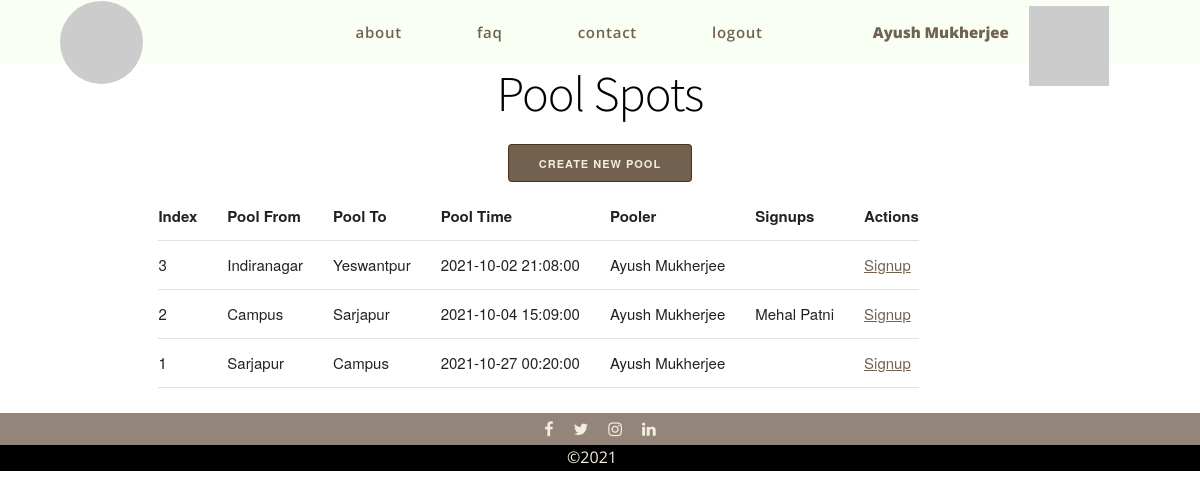
The page /pool/ (signed in) on the database as committed earlier.
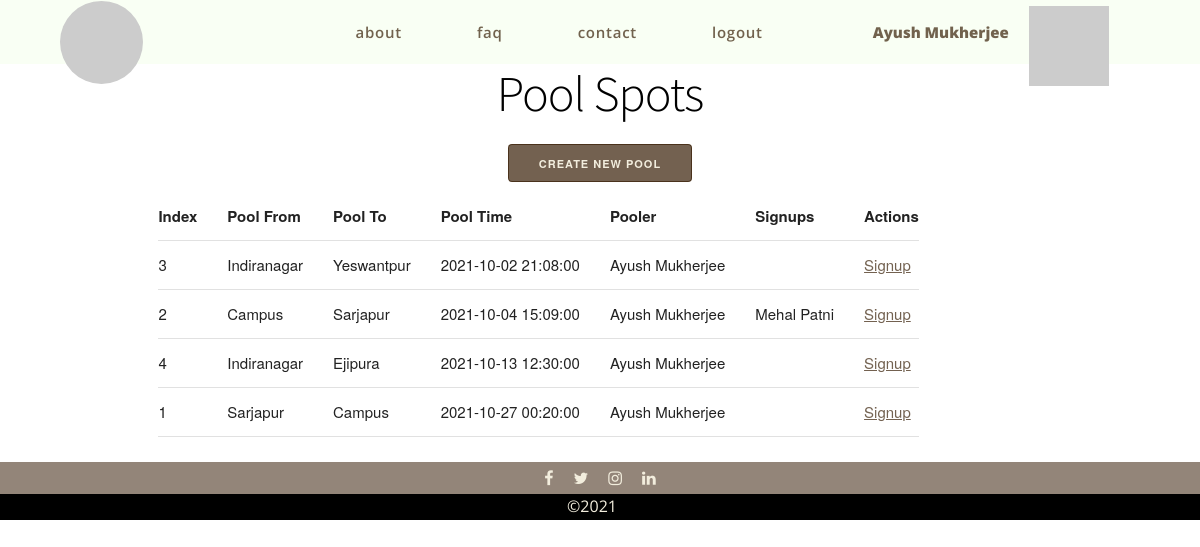
The same page on the database as committed later.
### suslab/users/models.py (models this page shows)
class User(db.Model, UserMixin):
    __tablename__ = 'users'
    id = db.Column(db.Integer, primary_key=True)
    email = db.Column(db.String(128), unique=True)
    password = db.Column(db.String(32))
    name = db.Column(db.String(64))
    active = db.Column(db.Boolean())
    confirmed_at = db.Column(db.DateTime())
    roles = db.relationship('Role', secondary=roles_users,
                            backref=db.backref('users', lazy='dynamic'))

class ProductBase(db.Model):
    __abstract__ = True
    id = db.Column(db.Integer, primary_key=True)
    date_created = db.Column(db.DateTime, default=db.func.current_timestamp())
    date_modified = db.Column(db.DateTime, default=db.func.current_timestamp(),
                              onupdate=db.func.current_timestamp())

class Pool(ProductBase):
    __tablename__ = 'pools'
    from_ = db.Column(db.String(32), nullable=False)
    to_ = db.Column(db.String(32), nullable=False)
    time = db.Column(db.DateTime)
    pooler_id = db.Column(db.Integer, db.ForeignKey('poolers.id'))
    signups = db.relationship('Signup', backref=db.backref('pooler'))

### suslab/pool/controllers.py (the view)
@pool.route('/', methods=['GET', 'POST'])
def index():
    Pool, _, _, _ = _db_conn()
    pools = Pool.query.order_by(Pool.time).all()
    return render_template('pool/index.html', pools=pools)

### suslab/__init__.py (called while the page is built)
@app.context_processor
def utility_processor():
    def user_avatar(user_name, category='croodles-neutral'):
        user_name_clean = '-'.join(user_name.split())
        return f'https://avatars.dicebear.com/api/{category}/{user_name_clean}.svg'
    return dict(user_avatar=user_avatar)

### suslab/pool/controllers.py (called while the page is built)
def _db_conn():
    from suslab.users.models import Pool, Pooler, Signup
    from suslab import db
    return Pool, Pooler, Signup, db

### suslab/templates/pool/index.html (shortened to what this page needs)
{% extends './base.html' %}
{% block head %}
<link rel="stylesheet" href="{{ url_for('static', filename='css/bulletin.css') }}">
{% endblock %}
{% block body %}
<h1 class="title">Pool Spots</h1>
{% if current_user.is_authenticated %}
    <div id="bulletin-form-link">
        <a href="/pool/create-pool" class="button button-primary">Create New Pool</a>
    </div>
{% endif %}
<div class="container">
    <div class="row">
        <div class="ten columns">
            <table class="center">
                <tr>
                    <th>Index</th>
                    <th>Pool From</th>
                    <th>Pool To</th>
                    <th>Pool Time</th>
                    <th>Pooler</th>
                    <th>Signups</th>
                    <th>Actions</th>
                </tr>
                {% for pool in pools %}
                    <tr>
                        <td>{{ pool.id }}</td>
                        <td>{{ pool.from_ }}</td>
                        <td>{{ pool.to_ }}</td>
                        <td>{{ pool.time }}</td>
                        <td>{{ pool.pooler.user.name }}</td>
                        <td>{%if pool.signups %}{{ pool.signups[0].user.name }}{% endif %}</td>
                        <td>
                            <a href="/pool/signup/{{pool.id}}">Signup</a>
                        </td>
                    </tr>
                {% endfor %}
            </table>
        </div>
    </div>
</div>
{% endblock %}

### suslab/templates/base.html (shortened to what this page needs)
<!doctype html>
<html class="no-js" lang="">
<head>
  <link rel="stylesheet" href="https://cdnjs.cloudflare.com/ajax/libs/font-awesome/4.7.0/css/font-awesome.min.css">
  <link rel="stylesheet" href="{{ url_for('static', filename='css/normalize.css') }}">
  <link rel="stylesheet" href="{{ url_for('static', filename='css/skeleton.css') }}">
  <link rel="stylesheet" href="{{ url_for('static', filename='css/base.css') }}">
  {% block head %}{% endblock %}
</head>
<body>
  <nav class="navbar">
    <div class="home" id="home">
      <a href="/" class="logo">
        <img class="logo" id="logo" src="https://picsum.photos/200">
      </a>
    </div>
    <div class="nav-group flex-horizontal">
      {% if current_user.is_authenticated %}
      <div class="user-info flex-horizontal" id="user-info">
        <span class="username flex-text-item">{{ current_user.name }}</span>
        <div class="user-image" id="user-image"><img src={{ user_avatar(current_user.name|lower) }}></div>
      </div>
      {% endif %}
      <ul class="nav-group-list flex-group-list">
        <li class="nav-item flex-text-item"><a class="nav-item-link">about</a></li>
        <li class="nav-item flex-text-item"><a class="nav-item-link">faq</a></li>
        <li class="nav-item flex-text-item"><a class="nav-item-link" href="/contact">contact</a></li>
        {% if current_user.is_authenticated %}
        <li class="nav-item flex-text-item"><a href="/logout"class="nav-item-link">logout</a></li>
      </ul>
    </div>
        {% else %}
          <li class="nav-item flex-text-item"><a href="/login" class="nav-item-link">login</a></li>
          <li class="nav-item flex-text-item"><a href="/register" class="nav-item-link">signup</a></li>
          {% endif %}
  </nav>
  <div class="spacer"></div>
  {% block body %}{% endblock %}
  <section class="social-media flex-horizontal">
      <div class="social-media-icon facebook">
        <a href="https://www.facebook.com/suscom.apu" target="_blank" rel="noopener noreferrer" class="fa fa-facebook"></a>
      </div>
      <div class="social-media-icon twitter">
        <a href="https://twitter.com/ApuSuscom" target="_blank" rel="noopener noreferrer" class="fa fa-twitter"></a>
      </div>
      <div class="social-media-icon instagram">
        <a href="https://www.instagram.com/suscom_apu" target="_blank" rel="noopener noreferrer" class="fa fa-instagram"></a>
      </div>
      <div class="social-media-icon linkedin">
        <a href="https://www.linkedin.com/in/suscom-apu-511904211" target="_blank" rel="noopener noreferrer" class="fa fa-linkedin"></a>
      </div>
  </section>
  <footer>
    <ul class="flex-horizontal flex-group-list">
      <li class="footer-item flex-text-item">&#169;2021</li>
    </ul>
  </footer>
</body>
</html>

### suslab/static/css/skeleton.css (style rules this page uses)
:root { --colour-primary: rgba(236, 255, 220, 0.33); --colour-accent: rgba(120, 103, 88, 0.8); --colour-dark: rgba(56, 31, 7, 0.7); --colour-primary-opaque: rgba(236, 255, 220, 1); --colour-accent-opaque: rgba(120, 103, 88, 1); --colour-dark-opaque: rgba(56, 31, 7, 1); --colour-white: rgb(242, 237, 221); --colour-black: black; --colour-transparent: rgba(255, 255, 255, 0.16); --colour-warn: red; --ff-accent: 'Open Sans', sans-serif; --ff-sans: 'Source Sans Pro', sans-serif; --nav-height: 8vh; --section-height-primary: 100vh; --section-height-reduced: 55vh; --section-height-strip: 4vh; }
.container { position: relative; width: 100%; max-width: 960px; margin: 0 auto; padding: 0 20px; box-sizing: border-box; }
.column, .columns { width: 100%; float: left; box-sizing: border-box; }
@media (min-width: 400px) { .container { width: 85%; padding: 0; } }
@media (min-width: 700px) { .container { width: 80%; } }
@media (min-width: 700px) { .column, .columns { margin-left: 4%; } }
@media (min-width: 700px) { .ten.columns { width: 82.6666666667%; } }
html { font-size: 62.5%; }
body { font-size: 1.5em; line-height: 1.6; font-weight: 400; font-family: "Raleway", "HelveticaNeue", "Helvetica Neue", Helvetica, Arial, sans-serif; color: #222; }
h1, h2, h3, h4, h5, h6 { margin-top: 0; margin-bottom: 2rem; font-weight: 300; }
h1 { font-size: 4.0rem; line-height: 1.2; letter-spacing: -.1rem; }
@media (min-width: 550px) { h1 { font-size: 5.0rem; } }
a { color: var(--colour-dark); }
a:not(.button, .button-primary):is(:hover, :focus) { color: var(--colour-dark-opaque); }
.button, button, input[type="submit"], input[type="reset"], input[type="button"] { display: inline-block; height: 38px; padding: 0 30px; color: var(--colour-dark-opaque); text-align: center; font-size: 11px; font-weight: 600; line-height: 38px; letter-spacing: .1rem; text-transform: uppercase; text-decoration: none; white-space: nowrap; background-color: transparent; border-radius: 4px; border: 1px solid var(--colour-dark); cursor: pointer; box-sizing: border-box; }
.button.button-primary, button.button-primary, input[type="submit"].button-primary, input[type="reset"].button-primary, input[type="button"].button-primary { color: var(--colour-white); background-color: var(--colour-dark); border-color: var(--colour-dark); }
ul { list-style: circle inside; }
ol, ul { padding-left: 0; margin-top: 0; }
li { margin-bottom: 1rem; }
th, td { padding: 12px 15px; text-align: left; border-bottom: 1px solid #E1E1E1; }
th:first-child, td:first-child { padding-left: 0; }
th:last-child, td:last-child { padding-right: 0; }
button, .button { margin-bottom: 1rem; }
pre, blockquote, dl, figure, table, p, ul, ol, form { margin-bottom: 2.5rem; }
.container:after, .row:after, .u-cf { content: ""; display: table; clear: both; }

### suslab/static/css/bulletin.css (style rules this page uses)
.title { text-align: center; }
#bulletin-form-link { text-align: center; }

Rows that differ between the two databases and show on the page:
added Pool: id "4", from_ "Indiranagar", to_ "Ejipura", time "2021-10-13 12:30:00", pooler.user.name "Ayush Mukherjee"
